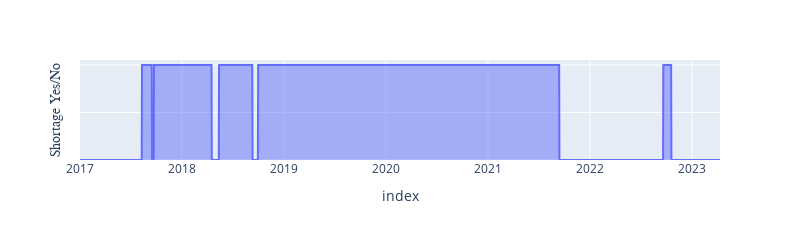

Notebook cell for this chart:
### Code cell
# Plot historical
import plotly.express as px

fig = px.area(d, x='index', y="shortage_day",width=800, height=220)
fig.update_yaxes(title='Shortage Yes/No', visible=True, showticklabels=False,title_font_family="Arial Narrow")

fig.show()

### Figure 1 — Plotly figure (JSON) as saved in the notebook; plotly's stock layout.template omitted (floating-point values rounded to 4 significant figures; data arrays with more than 128 entries replaced by an {"elided": "..."} marker saying what was removed)
{"data": [{"fillpattern": {"shape": ""}, "hovertemplate": "index=%{x}<br>shortage_day=%{y}<extra></extra>", "legendgroup": "", "line": {"color": "#636efa"}, "marker": {"symbol": "circle"}, "mode": "lines", "name": "", "orientation": "v", "showlegend": false, "stackgroup": "1", "type": "scatter", "x": {"elided": "2293 str values"}, "xaxis": "x", "y": {"elided": "2293 int values"}, "yaxis": "y"}], "layout": {"height": 220, "legend": {"tracegroupgap": 0}, "margin": {"t": 60}, "width": 800, "xaxis": {"anchor": "y", "domain": [0, 1], "title": {"text": "index"}}, "yaxis": {"anchor": "x", "domain": [0, 1], "showticklabels": false, "title": {"font": {"family": "Arial Narrow"}, "text": "Shortage Yes/No"}, "visible": true}}}
